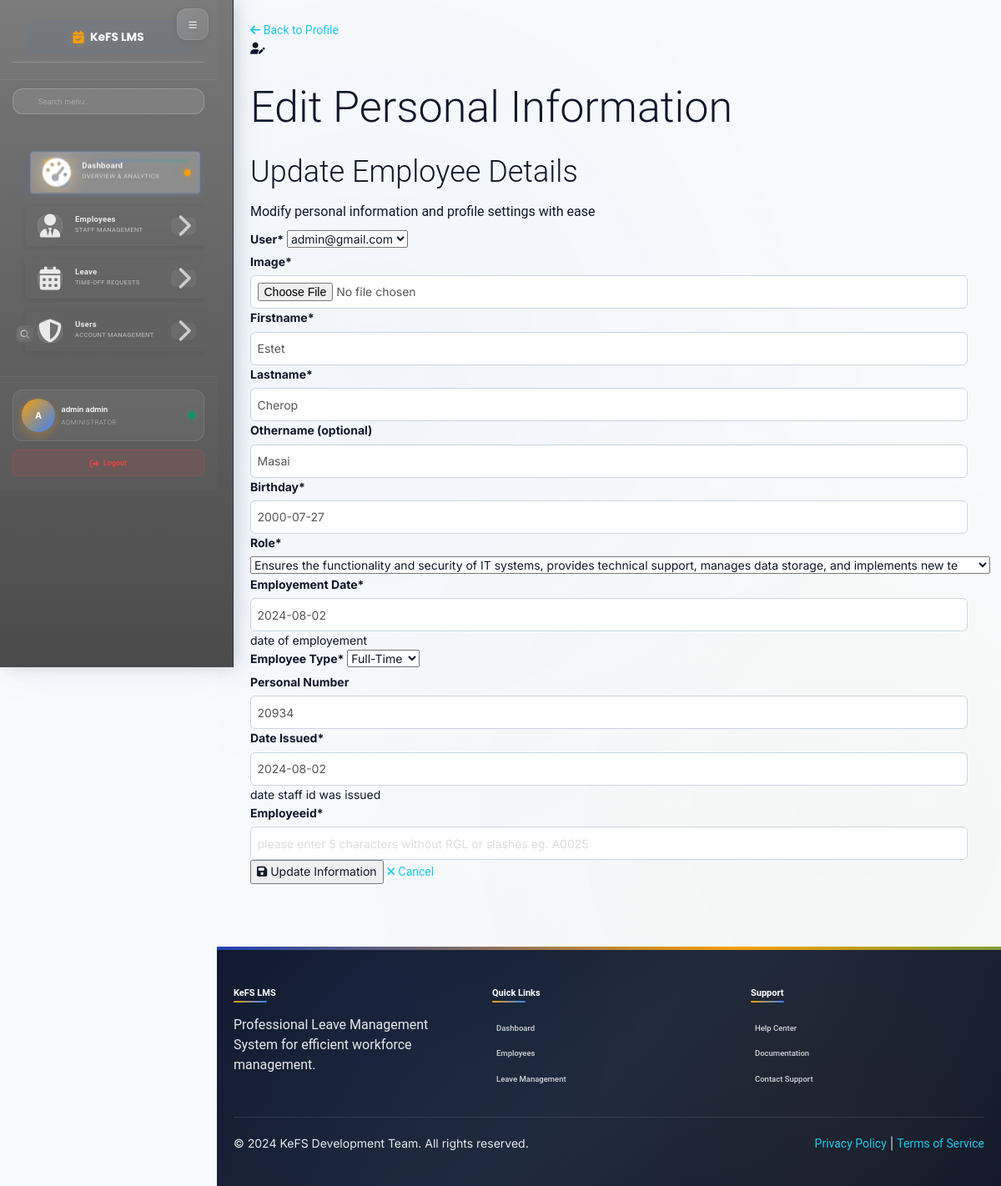
The page /dashboard/employee/edit/1/ (signed in) on the database as committed earlier.
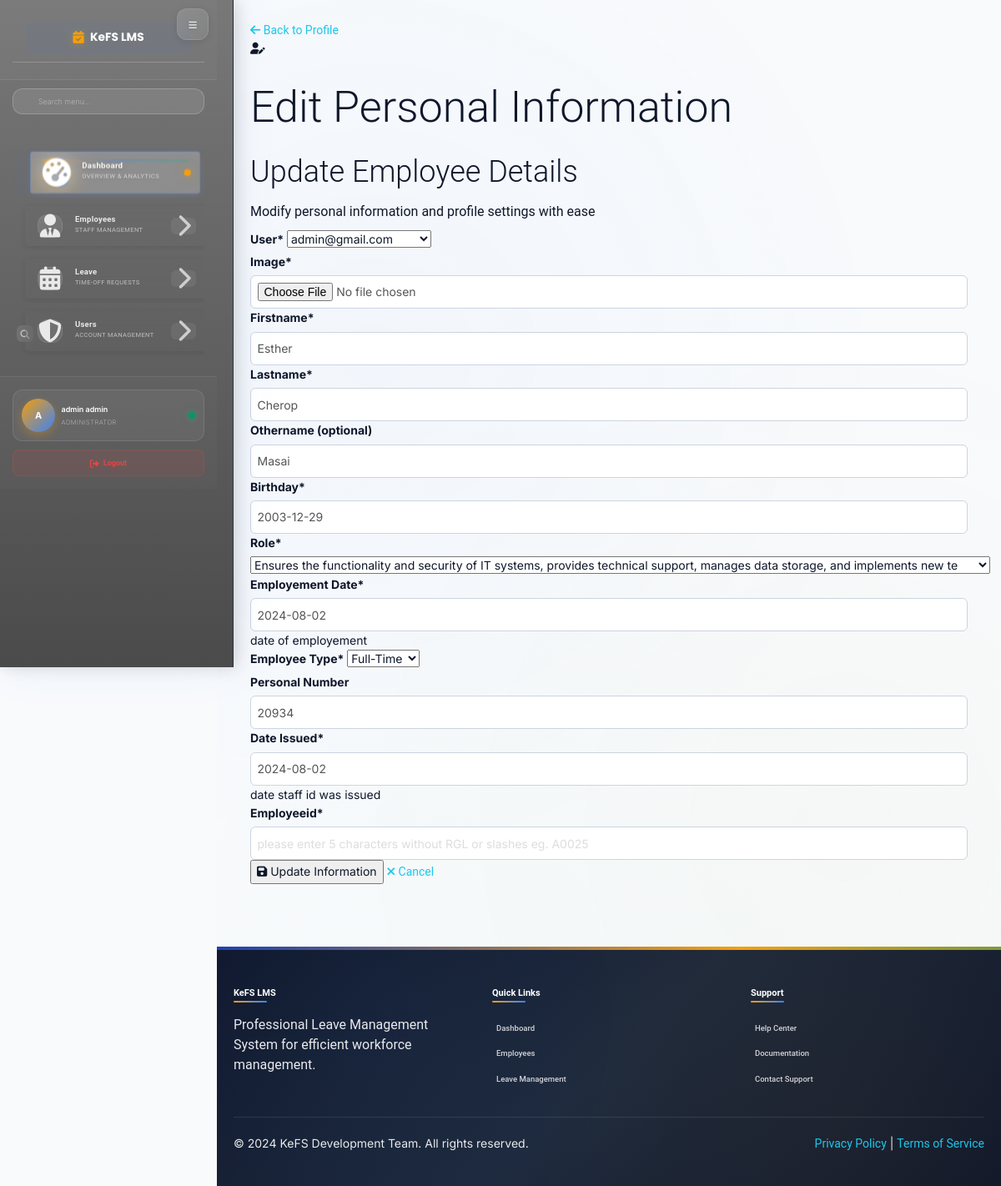
The same page on the database as committed later.
### employee/models.py (models this page shows, shortened)
class Employee(models.Model):
    MALE = 'male'
    FEMALE = 'female'
    OTHER = 'other'
    NOT_KNOWN = 'Prefer not to say'
    GENDER = (
        (MALE, 'Male'),
        (FEMALE, 'Female'),
        (OTHER, 'Other'),
        (NOT_KNOWN, 'Prefer not to say'),
    )
    MR = 'Mr'
    MRS = 'Mrs'
    MSS = 'Mss'
    DR = 'Dr'
    SIR = 'Sir'
    MADAM = 'Madam'
    TITLE = (
        (MR, 'Mr'),
        (MRS, 'Mrs'),
        (MSS, 'Mss'),
        (DR, 'Dr'),
        (SIR, 'Sir'),
        (MADAM, 'Madam'),
    )
    FULL_TIME = 'Full-Time'
    PART_TIME = 'Part-Time'
    CONTRACT = 'Contract'
    INTERN = 'Intern'
    EMPLOYEETYPE = (
        (FULL_TIME, 'Full-Time'),
        (PART_TIME, 'Part-Time'),
        (CONTRACT, 'Contract'),
        (INTERN, 'Intern'),
    )
    user = models.ForeignKey(settings.AUTH_USER_MODEL, on_delete=models.CASCADE, default=1)
    image = models.FileField(_('Profile Image'), upload_to='profiles', default='default.png', blank=True, null=True,
                             help_text='upload image size less than 2.0MB')  # work on path username-date/image
    firstname = models.CharField(_('Firstname'), max_length=250, null=False, blank=False)
    lastname = models.CharField(_('Lastname'), max_length=250, null=False, blank=False)
    othername = models.CharField(_('Othername (optional)'), max_length=250, null=True, blank=True)
    birthday = models.DateField(_('Birthday'), blank=False, null=False)
    Department = models.ForeignKey(Department, verbose_name=_('Department'), on_delete=models.SET_NULL, null=True,
                                    default=None)
    role = models.ForeignKey(Role, verbose_name=_('Role'), on_delete=models.SET_NULL, null=True, default=None)
    startdate = models.DateField(_('Employement Date'), help_text='date of employement', blank=False, null=True)
    employeetype = models.CharField(_('Employee Type'), max_length=115, default=FULL_TIME, choices=EMPLOYEETYPE,
                                    blank=False, null=True)
    peronal_number = models.CharField(_('Personal Number'), max_length=100, null=True, blank=True)
    dateissued = models.DateField(_('Date Issued'), help_text='date staff id was issued', blank=False, null=True)
    is_blocked = models.BooleanField(_('Is Blocked'), help_text='button to toggle employee block and unblock',
                                     default=False)
    is_deleted = models.BooleanField(_('Is Deleted'), help_text='button to toggle employee deleted and undelete',
                                     default=False)
    created = models.DateTimeField(verbose_name=_('Created'), auto_now_add=True, null=True)
    updated = models.DateTimeField(verbose_name=_('Updated'), auto_now=True, null=True)
    objects = EmployeeManager()
    class Meta:
        verbose_name = _('Employee')
        verbose_name_plural = _('Employees')
        ordering = ['-created']
    @property
    def get_full_name(self):
        if self.othername:
            return f"{self.firstname} {self.lastname} {self.othername}"
        return f"{self.firstname} {self.lastname}"

### dashboard/views.py (the view, shortened to what this page needs)
# urls.py: path('employee/edit/<int:id>/', employee_edit_data, name='employee_edit'),
def employee_edit_data(request, id):
    if not (request.user.is_authenticated and (request.user.is_superuser or request.user.is_staff)):
        return redirect('/')
    employee = get_object_or_404(Employee, id=id)
    dataset = {
        'form': EmployeeCreateForm(instance=employee),
        'title': f'edit - {employee.get_full_name}'
    }
    return render(request, 'dashboard/employee_edit_user.html', dataset)

### employee/managers.py (called while the page is built)
    def get_queryset(self):
        return super().get_queryset().filter(is_deleted=False)

### employee/models.py (called while the page is built)
    def __str__(self):
        return self.email

    def __str__(self):
        return self.name

### templates/dashboard/employee_edit_user.html (shortened to what this page needs)
{% extends '_layout.html' %}
{% load static %}
{% load crispy_forms_tags %}
{% block content %}
<div class="edit-page-container">
    <div class="container-fluid">
        <a href="{% url 'dashboard:employeeinfo' form.instance.id %}" class="back-link" aria-label="Back to employee profile">
            <i class="fas fa-arrow-left" aria-hidden="true"></i>
            <span>Back to Profile</span>
        </a>
        <div class="edit-form-card">
            <div class="edit-header">
                <div class="edit-header-content">
                    <i class="fas fa-user-edit edit-header-icon" aria-hidden="true"></i>
                    <h1 class="edit-header-title">Edit Personal Information</h1>
                </div>
            </div>
            <div class="edit-body">
                <div class="edit-title">
                    <h2>Update Employee Details</h2>
                    <p>Modify personal information and profile settings with ease</p>
                </div>
                <div class="form-section">
                    <form action="" method="POST" enctype="multipart/form-data" id="edit-form" novalidate>
                        {{ form|crispy }}
                    </form>
                </div>
                <div class="form-actions">
                    <button type="submit" form="edit-form" class="btn-update" id="submit-btn">
                        <i class="fas fa-save" aria-hidden="true"></i>
                        <span>Update Information</span>
                    </button>
                    <a href="{% url 'dashboard:employeeinfo' form.instance.id %}" class="btn-cancel">
                        <i class="fas fa-times" aria-hidden="true"></i>
                        <span>Cancel</span>
                    </a>
                </div>
            </div>
        </div>
    </div>
</div>
{% endblock %}

Rows that differ between the two databases and show on the page:
changed Employee "admin@gmail.com": firstname "Estet" → "Esther"; birthday "2000-07-27" → "2003-12-29"
